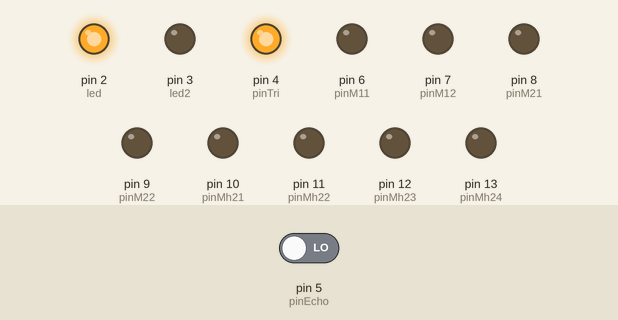
Simulated run of this sketch. Board: Arduino Uno, built with avr-gcc and run on an emulated ATmega328P. Parts: output pins drawn as LEDs (lit = HIGH). Inputs (shaded band) come from the test bench; at power-on: pin 5 (pinEcho) LOW. What the sketch prints to the serial monitor is not drawn.

Above: at 4.6 s.
Timing chart, 0 to 7.1 s (numbered marks = the images above):
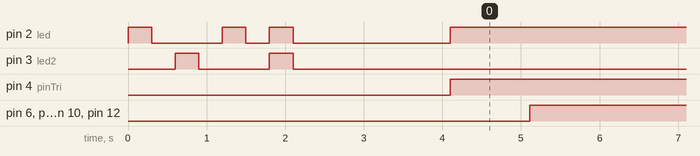

Measured:
- by itself, pin 2 (led): goes LOW 0.90 s, HIGH 0.30 s, LOW 0.30 s, HIGH 0.30 s, LOW 2.0 s, then HIGH
- by itself, pin 4 (pinTri): LOW → HIGH at 4.1 s
- by itself, pin 6 (pinM11), pin 8 (pinM21), pin 10 (pinMh21), pin 12 (pinMh23): LOW → HIGH at 5.1 s

The sketch:

Mark3.ino
```cpp
// ROBOT SUMO
// MARK 3
//  MATERIALES
// LEDS
int led = 2 ;
int led2 = 3 ;
// sensor ultrasonico
int pinTri = 4 ;
int pinEcho = 5 ;
int recibe ;
// PRIMER MODULO H
// motor 1
int pinM11 = 6 ;
int pinM12 = 7 ;
// motor 2
int pinM21 = 8 ;
int pinM22 = 9 ;
// SEGUNDO MODULO H
// motor 1 modulo h 2
int pinMh21 = 10 ;
int pinMh22 = 11 ;
// motor2 modulo h 2
int pinMh23 = 12 ;
int pinMh24 = 13 ;
// SENSORES INFRAROJOS

void setup() {
  pinMode(pinM11,OUTPUT);
  pinMode(pinM12,OUTPUT);
  pinMode(pinM21,OUTPUT);
  pinMode(pinM22,OUTPUT);
  pinMode(pinMh21,OUTPUT);
  pinMode(pinMh22,OUTPUT);
  pinMode(pinMh23,OUTPUT);
  pinMode(pinMh24,OUTPUT);
  pinMode(pinTri,OUTPUT);
  pinMode(pinEcho,INPUT);
  pinMode(led,OUTPUT);
  pinMode(led2,OUTPUT);
  Serial.begin(9600);
  digitalWrite(led,HIGH);
  delay(300);
  digitalWrite(led,LOW);
  delay(300);
  digitalWrite(led2,HIGH);
  delay(300);
  digitalWrite(led2,LOW);
  delay(300);
  digitalWrite(led,HIGH);
  delay(300);
  digitalWrite(led,LOW);
  delay(300);
  digitalWrite(led,HIGH);
  digitalWrite(led2,HIGH);
  delay(300);
  digitalWrite(led,LOW);
  digitalWrite(led2,LOW);
  delay(2000);


}

void loop() {
  digitalWrite(led,HIGH);
  digitalWrite(pinTri,OUTPUT);
  delayMicroseconds(25);
  recibe = pulseIn(pinEcho,HIGH);
  delay(10);
  digitalWrite(pinTri,LOW);
  Serial.println(recibe);
  if (recibe >= 2000){
  // motores 1 y 2 del modulo h 1 apagados
  digitalWrite(pinM11,LOW);
  digitalWrite(pinM12,LOW);
  digitalWrite(pinM21,LOW);
  digitalWrite(pinM22,LOW);
  // motores 3 y 4 del modulo h 2 apagados
  digitalWrite(pinMh21,LOW);
  digitalWrite(pinMh22,LOW);
  digitalWrite(pinMh23,LOW);
  digitalWrite(pinMh24,LOW);
  }
  else {
    // motor 1 y2 del modulo h1 encendido
  digitalWrite(pinM11,HIGH);
  digitalWrite(pinM12,LOW);
  digitalWrite(pinM21,HIGH);
  digitalWrite(pinM22,LOW);
  // motores 3 y 4 del modulo h2 encendidos
  digitalWrite(pinMh21,HIGH);
  digitalWrite(pinMh22,LOW);
  digitalWrite(pinMh23,HIGH);
  digitalWrite(pinMh24,LOW);

  }


}
```
